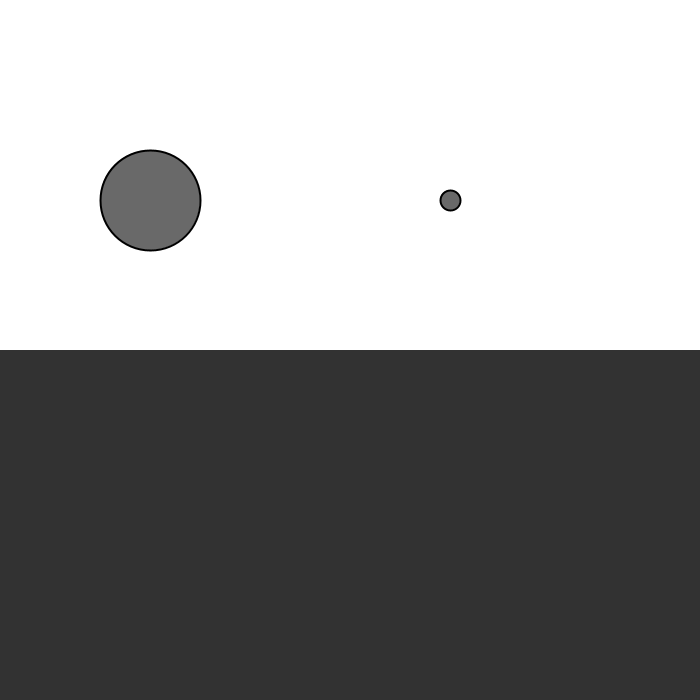
Frame 1 (no input)
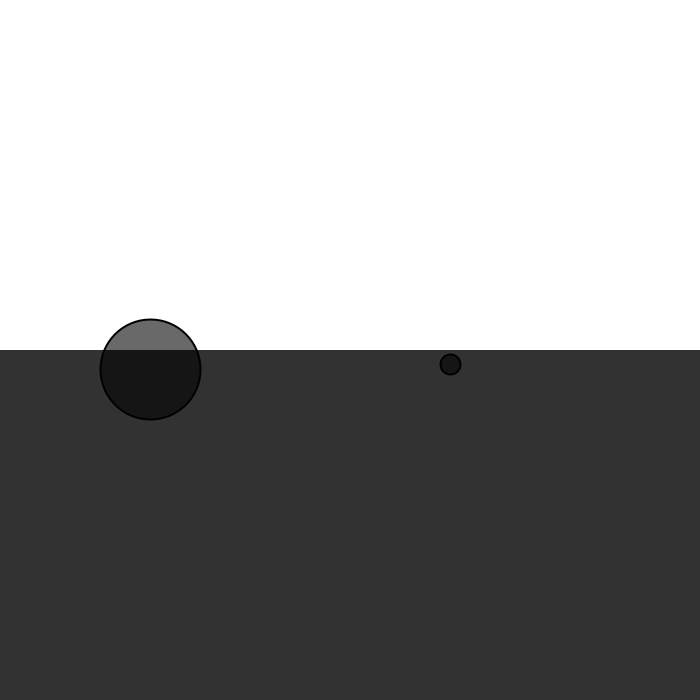
Frame 60 (the mouse pressed at the canvas centre just before this capture)
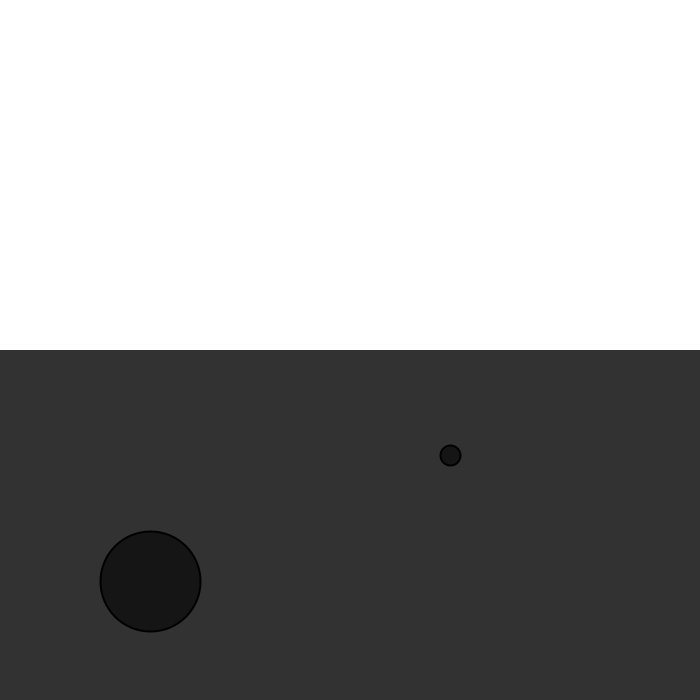
Frame 120 (the mouse held since frame 60 and released just before this capture)

The Processing sketch that drew these frames (run headless with seeded random() and noise(); from frame 60 on, the mouse is pressed at the canvas centre):

// Processing sketch: GravityFirstAttemptWithFriction
// ── GravityFirstAttemptWithFriction.pde
Particle[] particles;
Fluid fluid;

void setup() {
  size(700,700);
  particles=new Particle[2];
  //for(int i=0;i<particles.length;i++) {
  //  particles[i]=new Particle(new PVector(random(width),200),random(1,5));
  //} 
  particles[0]=new Particle(new PVector(150,200),5);
  particles[1]=new Particle(new PVector(450,200),1);
  fluid=new Fluid(0,350,width,width-350,0.05);
  
} 

void draw() {
  background(255);
  fluid.display();
  for(Particle particle:particles) {
    particle.show();
    particle.update();
    particle.checkEdges();
    PVector wind = new PVector(0.01, 0);
    PVector gravity=new PVector(0,0.1*particle.mass);
    //float frictionalCoeff=0.04;
    //PVector friction=particle.vel.get();
    //friction.mult(-1);
    //friction.normalize();
    //friction.mult(frictionalCoeff);
    ////particle.applyForce(friction);
    PVector damping=fluid.calculateDrag(particle);
    if(damping!=null) {
      particle.applyForce(damping);
    } 
    particle.applyForce(gravity);
    //particle.applyForce(wind);
  } 
} 
// ── Fluid.pde
class Fluid {
  //fluid is just a rectangle
  float x,y,w,h;
  float coeffOfDrag;
  Fluid(float _x,float _y,float _w,float _h,float _coeffOfDrag) {
    coeffOfDrag=_coeffOfDrag;
    x=_x;
    y=_y;
    w=_w;
    h=_h;
    
  }
  
   // Is the Particle in the Liquid?
  boolean contains(Particle m) {
    PVector l = m.pos.get();
    if (l.x > x && l.x < x + w && l.y > y && l.y < y + h) {
      return true;
    }  
    else {
      return false;
    }
  }
  
   void display() {
    noStroke();
    fill(50);
    rect(x,y,w,h);
  }
  
  PVector calculateDrag(Particle p) {
    if(contains(p)) {
      // Magnitude is coefficient * speed squared
      float speed = p.vel.mag();
      float dragMagnitude = coeffOfDrag * speed * speed;
    
      // Direction is inverse of velocity
      PVector dragForce = p.vel.get();
      dragForce.mult(-1);
      dragForce.setMag(dragMagnitude);
      return dragForce;
    }else {
       return null; 
    }
  } 

} 
// ── Particle.pde
class Particle {
  PVector pos;
  PVector vel;
  PVector acc;
  float mass;
  
  Particle(PVector _pos,float m) {
    mass=m;
    pos=_pos.get();
    vel=new PVector(0,0);
    acc=new PVector(0,0);
  } 
  void show() {
    stroke(0);
    strokeWeight(2);
    fill(0,150);
    ellipse(pos.x,pos.y,mass*20,mass*20);
  } 
  void update() {
    vel.add(acc);
    pos.add(vel);
    acc.mult(0);
    //vel.mult(0.995);
  } 
  void applyForce(PVector f) {
    PVector force=f.get();
    force.div(mass);
    acc.add(force);
  } 
   void checkEdges() {

    if (pos.x > width) {
      pos.x = width;
      vel.x *= -1;
    } else if (pos.x < 0) {
      vel.x *= -1;
      pos.x = 0;
    }

    if (pos.y > height) {
      vel.y *= -1;
      pos.y = height;
    }

  }
} 
